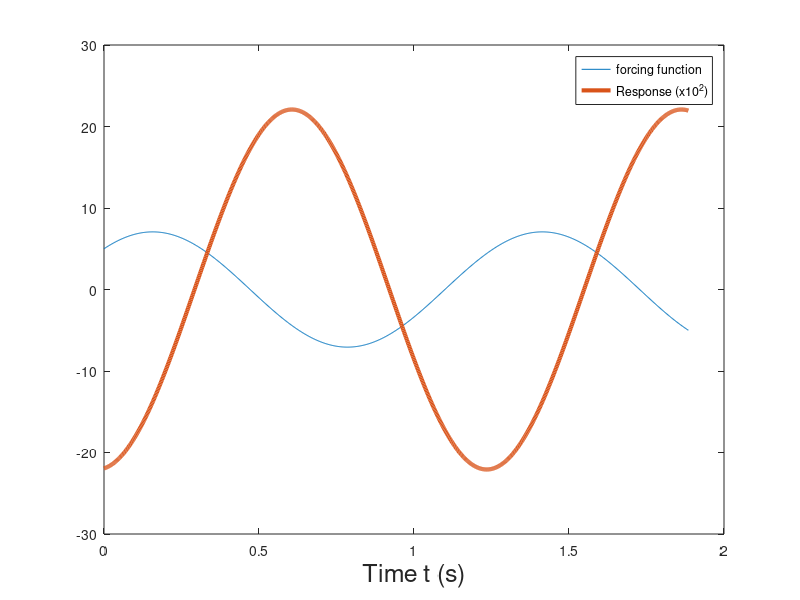

Recreate this plot in MATLAB. (Note: this script raises an error after producing the figure.)
%Name: Arvind Purohit




%-----------Extracted from D3-----------
clear


%Inputs parameters
R = 1;
while R == 1
    clear
    clf
    
    
    disp("Considering the differential equation: d^2f/dt^2 + g df/dt + hf(t) = acos(wt) + bsin(wt)")

    g = input('Input a value for g: '); 
    h = input('Input a value for h: ');  %Takes in the input
    a = input('Input a value for a: ');   
    b = input('Input a value for b: ');
    w = input('Input a value for w: ');
    
    %We form a matrix(2x2) 
    %we ended up with A(h-w^2) + Bgw = a and Agw + B(h-w^2) = b
    
    
    K_C = [a; b;]; % Known coefficents
    
    M = [h-w^2 g*w; -g*w h-w^2;]; %matrix format of the equation(inverse)
    
    U_C = M^(-1)*K_C;  %Unkwon coefficient

    %We established f(t) = Acos(wt)+Bsin(wt)
    A = U_C(1)   %coefficient of cos(wt)
    B = U_C(2)   %coefficient of sin(wt)
    
%---solved equation----

    tmax = 3*pi/w; 
    t = linspace(0,tmax,1000);
    
    f_t = A*cos(w*t) + B*sin(w*t); %Particular solution
    ff = a*cos(w*t) + b*sin(w*t);  %Forcing function
    
    amp_ff = max(ff);
    
    ratio = amp_ff/max(f_t);
    nscale = round(log10(ratio));
    
    ft = f_t*10^nscale;

    
    if tmax >= 1  % for the time parameter to be in second
        
        plot(t,ff,t,ft,'Linewidth',3)
        xlabel('Time t (s)','FontSize',18)
     
    elseif tmax < 1 && tmax > 0.001  % for the time parameter to be in millisecond
        tms = t*1e3;
        plot(tms,ff,tms,ft,'Linewidth',3)
        xlabel('Time t (ms)','FontSize',18)
        
    elseif tmax < 0.001 % for the time parameter to be in microsecond
        tus = t*1e6;
        plot(tus,ff,tus,ft,'Linewidth',3)
        xlabel('Time t (us)','FontSize',18)
    end
    
    if nscale == 0
        legend('forcing function','Response')
    else
        text = sprintf('Response (x10^%d)',nscale);
        legend('forcing function',text)
    end
    
    ax = gca; 
    ax.FontSize = 15;  %sets everything to be 15pt

    ylabel('f(t)','FontSize',18)
    
    ymax = 1.3*max(max(ff), max(ft));
    
    ylim([-ymax ymax])

    Text = sprintf('$ d^2f/dt^2 + %g df/dt + %gf(t) = %g \\cos(%gt) + %g \\sin(%gt) $',...
        g,h,a,w,b,w);
    
    title({'Plotting forcing function and response'},'FontSize',24)
    
    subtitle(Text,'Interpreter','latex','FontSize',24)
    
    R = input('Do you want to continue? (Press 1 for yes and 0 for no): ');

end
